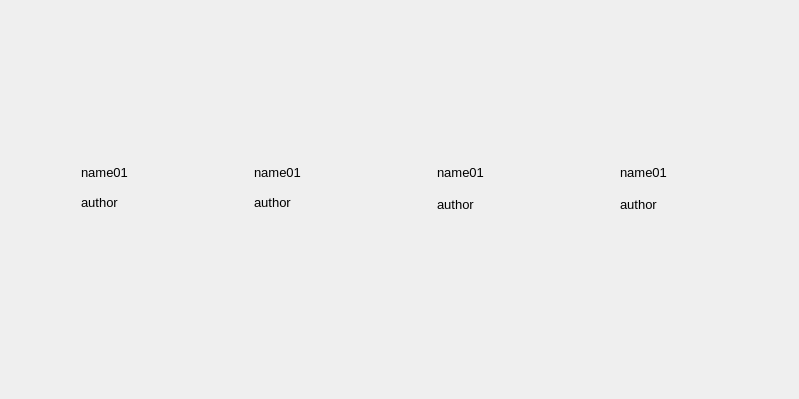
<?xml version="1.0" encoding="UTF-8"?>
<ui version="4.0">
 <class>NewDisc</class>
 <widget class="QWidget" name="NewDisc">
  <property name="geometry">
   <rect>
    <x>0</x>
    <y>0</y>
    <width>799</width>
    <height>399</height>
   </rect>
  </property>
  <property name="windowTitle">
   <string>Form</string>
  </property>
  <widget class="QWidget" name="gridLayoutWidget">
   <property name="geometry">
    <rect>
     <x>60</x>
     <y>10</y>
     <width>731</width>
     <height>371</height>
    </rect>
   </property>
   <layout class="QGridLayout" name="gridLayout">
    <property name="horizontalSpacing">
     <number>14</number>
    </property>
    <property name="verticalSpacing">
     <number>2</number>
    </property>
    <item row="2" column="3">
     <widget class="QWidget" name="Disc7" native="true">
      <property name="minimumSize">
       <size>
        <width>158</width>
        <height>140</height>
       </size>
      </property>
      <property name="maximumSize">
       <size>
        <width>158</width>
        <height>140</height>
       </size>
      </property>
     </widget>
    </item>
    <item row="0" column="1">
     <widget class="QWidget" name="Disc1" native="true">
      <property name="minimumSize">
       <size>
        <width>158</width>
        <height>140</height>
       </size>
      </property>
      <property name="maximumSize">
       <size>
        <width>158</width>
        <height>140</height>
       </size>
      </property>
     </widget>
    </item>
    <item row="2" column="2">
     <widget class="QWidget" name="Disc6" native="true">
      <property name="minimumSize">
       <size>
        <width>158</width>
        <height>140</height>
       </size>
      </property>
      <property name="maximumSize">
       <size>
        <width>158</width>
        <height>140</height>
       </size>
      </property>
     </widget>
    </item>
    <item row="0" column="0">
     <widget class="QWidget" name="Disc0" native="true">
      <property name="minimumSize">
       <size>
        <width>158</width>
        <height>140</height>
       </size>
      </property>
      <property name="maximumSize">
       <size>
        <width>158</width>
        <height>140</height>
       </size>
      </property>
     </widget>
    </item>
    <item row="0" column="3">
     <widget class="QWidget" name="Disc3" native="true">
      <property name="minimumSize">
       <size>
        <width>158</width>
        <height>140</height>
       </size>
      </property>
      <property name="maximumSize">
       <size>
        <width>158</width>
        <height>140</height>
       </size>
      </property>
     </widget>
    </item>
    <item row="2" column="0">
     <widget class="QWidget" name="Disc4" native="true">
      <property name="minimumSize">
       <size>
        <width>158</width>
        <height>140</height>
       </size>
      </property>
      <property name="maximumSize">
       <size>
        <width>158</width>
        <height>140</height>
       </size>
      </property>
     </widget>
    </item>
    <item row="2" column="1">
     <widget class="QWidget" name="Disc5" native="true">
      <property name="minimumSize">
       <size>
        <width>158</width>
        <height>140</height>
       </size>
      </property>
      <property name="maximumSize">
       <size>
        <width>158</width>
        <height>140</height>
       </size>
      </property>
     </widget>
    </item>
    <item row="0" column="2">
     <widget class="QWidget" name="Disc2" native="true">
      <property name="minimumSize">
       <size>
        <width>158</width>
        <height>140</height>
       </size>
      </property>
      <property name="maximumSize">
       <size>
        <width>158</width>
        <height>140</height>
       </size>
      </property>
     </widget>
    </item>
    <item row="1" column="0">
     <widget class="QWidget" name="Disc01" native="true">
      <property name="maximumSize">
       <size>
        <width>16777215</width>
        <height>80</height>
       </size>
      </property>
      <widget class="QLabel" name="labName01">
       <property name="geometry">
        <rect>
         <x>10</x>
         <y>10</y>
         <width>141</width>
         <height>16</height>
        </rect>
       </property>
       <property name="font">
        <font>
         <family>Microsoft YaHei UI</family>
         <pointsize>10</pointsize>
        </font>
       </property>
       <property name="text">
        <string>name01</string>
       </property>
      </widget>
      <widget class="QLabel" name="labDiscAu01">
       <property name="geometry">
        <rect>
         <x>10</x>
         <y>40</y>
         <width>54</width>
         <height>16</height>
        </rect>
       </property>
       <property name="font">
        <font>
         <family>Microsoft YaHei UI</family>
         <pointsize>10</pointsize>
        </font>
       </property>
       <property name="text">
        <string>author</string>
       </property>
      </widget>
     </widget>
    </item>
    <item row="1" column="1">
     <widget class="QWidget" name="Disc02" native="true">
      <property name="maximumSize">
       <size>
        <width>16777215</width>
        <height>80</height>
       </size>
      </property>
      <widget class="QLabel" name="labDiscAu02">
       <property name="geometry">
        <rect>
         <x>0</x>
         <y>40</y>
         <width>54</width>
         <height>16</height>
        </rect>
       </property>
       <property name="font">
        <font>
         <family>Microsoft YaHei UI</family>
         <pointsize>10</pointsize>
        </font>
       </property>
       <property name="text">
        <string>author</string>
       </property>
      </widget>
      <widget class="QLabel" name="labName02">
       <property name="geometry">
        <rect>
         <x>0</x>
         <y>10</y>
         <width>151</width>
         <height>16</height>
        </rect>
       </property>
       <property name="font">
        <font>
         <family>Microsoft YaHei UI</family>
         <pointsize>10</pointsize>
        </font>
       </property>
       <property name="text">
        <string>name01</string>
       </property>
      </widget>
     </widget>
    </item>
    <item row="1" column="2">
     <widget class="QWidget" name="Disc03" native="true">
      <property name="maximumSize">
       <size>
        <width>16777215</width>
        <height>80</height>
       </size>
      </property>
      <widget class="QLabel" name="labDiscAu03">
       <property name="geometry">
        <rect>
         <x>0</x>
         <y>40</y>
         <width>54</width>
         <height>21</height>
        </rect>
       </property>
       <property name="font">
        <font>
         <family>Microsoft YaHei UI</family>
         <pointsize>10</pointsize>
        </font>
       </property>
       <property name="text">
        <string>author</string>
       </property>
      </widget>
      <widget class="QLabel" name="labName03">
       <property name="geometry">
        <rect>
         <x>0</x>
         <y>10</y>
         <width>161</width>
         <height>16</height>
        </rect>
       </property>
       <property name="font">
        <font>
         <family>Microsoft YaHei UI</family>
         <pointsize>10</pointsize>
        </font>
       </property>
       <property name="text">
        <string>name01</string>
       </property>
      </widget>
     </widget>
    </item>
    <item row="1" column="3">
     <widget class="QWidget" name="Disc04" native="true">
      <property name="maximumSize">
       <size>
        <width>16777215</width>
        <height>80</height>
       </size>
      </property>
      <widget class="QLabel" name="labDiscAu04">
       <property name="geometry">
        <rect>
         <x>0</x>
         <y>40</y>
         <width>54</width>
         <height>21</height>
        </rect>
       </property>
       <property name="font">
        <font>
         <family>Microsoft YaHei UI</family>
         <pointsize>10</pointsize>
        </font>
       </property>
       <property name="text">
        <string>author</string>
       </property>
      </widget>
      <widget class="QLabel" name="labName04">
       <property name="geometry">
        <rect>
         <x>0</x>
         <y>10</y>
         <width>151</width>
         <height>16</height>
        </rect>
       </property>
       <property name="font">
        <font>
         <family>Microsoft YaHei UI</family>
         <pointsize>10</pointsize>
        </font>
       </property>
       <property name="text">
        <string>name01</string>
       </property>
      </widget>
     </widget>
    </item>
   </layout>
  </widget>
  <widget class="QWidget" name="DiscF" native="true">
   <property name="geometry">
    <rect>
     <x>10</x>
     <y>10</y>
     <width>42</width>
     <height>42</height>
    </rect>
   </property>
  </widget>
 </widget>
 <resources/>
 <connections/>
</ui>
